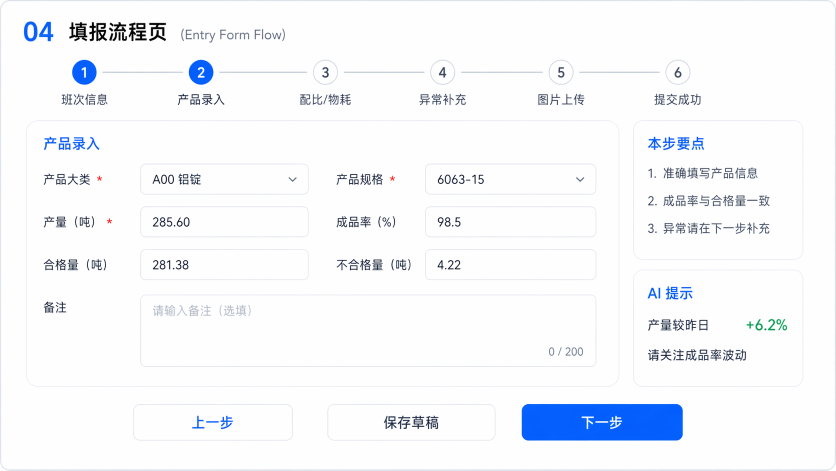
#> input picture docs/ui-reference/highres/04-entry-flow.png, 1672 x 941 px (shown at 1/2 size)
$ python tmp_visual_diff.py --target ../docs/ui-reference/highres/04-entry-flow.png
#> lines starting #> are read from the running program, lines starting #| are printed output that depends on the picture; after the words box and inside, x2 and y2 are one past the last pixel; in counts of white or black regions, pixels touching at a corner belong together
from __future__ import annotations

import argparse
import json
import os
import sys
from dataclasses import dataclass
from pathlib import Path
from typing import Iterable

from PIL import Image, ImageChops, ImageFilter, ImageStat


REFERENCE_UI_TARGET_IMAGE = "C:/Users/xt/Downloads/cb3b60f0-1a5d-43e4-94bc-9d4cf4274aa5.png"
DIFF_THRESHOLD_PERCENT = 10.0
FULL_REFERENCE_CANVAS = (1672, 941)
PIXEL_TOLERANCE = 18


@dataclass(frozen=True)
class TargetPanel:
    module_id: str
    title: str
    screenshot: str
    box: tuple[int, int, int, int]


TARGET_PANELS: tuple[TargetPanel, ...] = (
    TargetPanel("01", "系统总览主视图", "01-review-overview.png", (12, 8, 596, 283)),
    TargetPanel("02", "登录与角色入口", "02-login-role-handoff.png", (606, 8, 955, 283)),
    TargetPanel("03", "独立填报终端首页", "03-entry-terminal.png", (967, 8, 1307, 283)),
    TargetPanel("04", "填报流程页", "04-entry-flow.png", (1317, 8, 1660, 283)),
    TargetPanel("05", "工厂作业看板", "05-factory-board.png", (12, 291, 363, 523)),
    TargetPanel("06", "数据接入与字段映射中心", "06-admin-ingestion.png", (374, 291, 820, 523)),
    TargetPanel("07", "审阅中心", "07-review-tasks.png", (831, 291, 1244, 523)),
    TargetPanel("08", "日报与交付中心", "08-reports.png", (1254, 291, 1660, 523)),
    TargetPanel("09", "质量与告警中心", "09-quality.png", (12, 533, 407, 718)),
    TargetPanel("10", "成本核算与效益中心", "10-cost.png", (418, 533, 820, 718)),
    TargetPanel("11", "AI总大脑中心", "11-brain.png", (831, 533, 1248, 718)),
    TargetPanel("12", "系统运维与可观测", "12-admin-ops.png", (1258, 533, 1660, 718)),
    TargetPanel("13", "权限治理中心", "13-admin-governance.png", (12, 727, 407, 931)),
    TargetPanel("14", "主数据与模板中心", "14-admin-master.png", (418, 727, 764, 931)),
    TargetPanel("15", "响应式录入体验", "15-entry-responsive.png", (775, 727, 1249, 931)),
    TargetPanel("16", "路线图与下一步", "16-review-roadmap.png", (1258, 727, 1660, 931)),
)


def parse_args() -> argparse.Namespace:
    parser = argparse.ArgumentParser(description="Compare generated pages against the full target reference image.")
    parser.add_argument("--module", dest="module_id", default="", help="Only compare one module id, e.g. 01.")
    parser.add_argument("--threshold", dest="threshold_percent", type=float, default=DIFF_THRESHOLD_PERCENT)
    parser.add_argument("--tolerance", dest="pixel_tolerance", type=int, default=PIXEL_TOLERANCE)
    parser.add_argument("--target", default=os.environ.get("REFERENCE_UI_TARGET_IMAGE", REFERENCE_UI_TARGET_IMAGE))
    parser.add_argument("--screenshots", default=str(Path("tmp") / "visual-audit"))
    parser.add_argument("--out", default=str(Path("tmp") / "visual-audit" / "visual-diff-report.json"))
    parser.add_argument("--enforce", action="store_true", default=os.environ.get("VISUAL_DIFF_ENFORCE") == "1")
    return parser.parse_args()


def selected_panels(module_id: str) -> Iterable[TargetPanel]:
    wanted = module_id.strip()
    return (panel for panel in TARGET_PANELS if not wanted or panel.module_id == wanted)


def crop_reference(target: Image.Image, panel: TargetPanel, crop_dir: Path) -> Image.Image:
    crop = target.crop(panel.box).convert("RGB")
    crop_dir.mkdir(parents=True, exist_ok=True)
    crop.save(crop_dir / f"{panel.module_id}-{panel.title}.png")
    return crop


def fit_generated_to_panel(image: Image.Image, size: tuple[int, int]) -> Image.Image:
    image = image.convert("RGB")
    scale = max(size[0] / image.width, size[1] / image.height)
    resized = image.resize((round(image.width * scale), round(image.height * scale)), Image.Resampling.LANCZOS)
    left = max((resized.width - size[0]) // 2, 0)
    # Keep the top of each page because the target panels show the page header and first screen.
    top = 0
    return resized.crop((left, top, left + size[0], top + size[1]))


def mean_color_delta_percent(reference: Image.Image, generated: Image.Image) -> float:
    diff = ImageChops.difference(reference, generated)
    stat = ImageStat.Stat(diff)
    mean = sum(stat.mean) / len(stat.mean)
    return round((mean / 255.0) * 100.0, 2)


def pixel_mismatch_percent(reference: Image.Image, generated: Image.Image, tolerance: int = PIXEL_TOLERANCE) -> float:
    diff = ImageChops.difference(reference.convert("RGB"), generated.convert("RGB")).convert("L")
    mask = diff.point(lambda value: 255 if value > tolerance else 0, mode="L")
    stat = ImageStat.Stat(mask)
    return round((stat.mean[0] / 255.0) * 100.0, 2)


def edge_mask(image: Image.Image) -> Image.Image:
    edges = image.convert("L").filter(ImageFilter.FIND_EDGES)
    return edges.point(lambda value: 255 if value > 18 else 0, mode="L")


def edge_diff_percent(reference: Image.Image, generated: Image.Image) -> float:
    diff = ImageChops.difference(edge_mask(reference), edge_mask(generated))
    stat = ImageStat.Stat(diff)
    return round((stat.mean[0] / 255.0) * 100.0, 2)


def content_occupancy(image: Image.Image) -> float:
    background = Image.new("RGB", image.size, (244, 247, 251))
    diff = ImageChops.difference(image.convert("RGB"), background)
    gray = diff.convert("L")
    mask = gray.point(lambda value: 255 if value > 10 else 0, mode="L")
    stat = ImageStat.Stat(mask)
    return round(stat.mean[0] / 255.0, 4)


def full_pixel_metrics(reference: Image.Image, generated: Image.Image, tolerance: int) -> dict[str, float]:
    return {
        "true_panel_diff_percent": pixel_mismatch_percent(reference, generated, tolerance),
        "mean_color_delta_percent": mean_color_delta_percent(reference, generated),
        "edge_diff_percent": edge_diff_percent(reference, generated),
    }


def compare_panel(
    panel: TargetPanel,
    target: Image.Image,
    screenshot_dir: Path,
    crop_dir: Path,
    generated_dir: Path,
    tolerance: int,
) -> tuple[dict[str, object], Image.Image | None]:
    screenshot_path = screenshot_dir / panel.screenshot
    reference = crop_reference(target, panel, crop_dir)
    if not screenshot_path.exists():
        return {
            "module_id": panel.module_id,
            "title": panel.title,
            "screenshot": str(screenshot_path),
            "threshold_percent": DIFF_THRESHOLD_PERCENT,
            "diff_percent": 100.0,
            "true_panel_diff_percent": 100.0,
            "status": "fail",
            "error": "missing screenshot",
        }, None

    generated = fit_generated_to_panel(Image.open(screenshot_path), reference.size)
    generated_dir.mkdir(parents=True, exist_ok=True)
    generated_path = generated_dir / f"{panel.module_id}-{panel.title}.png"
    generated.save(generated_path)
    metrics = full_pixel_metrics(reference, generated, tolerance)
    diff = metrics["true_panel_diff_percent"]
    return {
        "module_id": panel.module_id,
        "title": panel.title,
        "target_crop": str(crop_dir / f"{panel.module_id}-{panel.title}.png"),
        "generated_panel": str(generated_path),
        "screenshot": str(screenshot_path),
        "threshold_percent": DIFF_THRESHOLD_PERCENT,
        "diff_percent": diff,
        **metrics,
        "status": "pass" if diff <= DIFF_THRESHOLD_PERCENT else "fail",
        "error": "" if diff <= DIFF_THRESHOLD_PERCENT else f"diff {diff}% exceeds threshold",
    }, generated


def main() -> int:
    args = parse_args()
    target_path = Path(args.target)
    screenshot_dir = Path(args.screenshots)
    out_path = Path(args.out)
    crop_dir = out_path.parent / "target-crops"
    generated_dir = out_path.parent / "generated-panels"
    threshold = float(args.threshold_percent)
    tolerance = int(args.pixel_tolerance)

    target = Image.open(target_path).convert("RGB")
#> target is the input picture: PIL image 1672x941 RGB; mean R, G, B 245, 247, 250.6
    if target.size != FULL_REFERENCE_CANVAS:
        raise ValueError(f"target image size {target.size} does not match {FULL_REFERENCE_CANVAS}")

    rows = []
    panels = list(selected_panels(args.module_id))
    generated_canvas = target.copy()
    for panel in panels:
        row, generated_panel = compare_panel(panel, target, screenshot_dir, crop_dir, generated_dir, tolerance)
#> in crop_reference, `crop = target.crop(panel.box).convert("RGB")`:
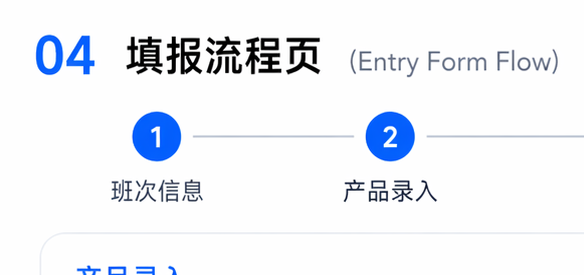
#> crop: PIL image 584x275 RGB; mean R, G, B 238.1, 241.1, 246.4
#> row = {'module_id': '01', 'title': '系统总览主视图', 'screenshot': 'tmp/visual-audit/01-review-overview.png', 'threshold_percent': 10, 'diff_percent': 100, 'true_panel_diff_percent': 100, 'status': 'fail', 'error': 'missing screenshot'}
        if generated_panel is not None:
            generated_canvas.paste(generated_panel, panel.box[:2])
        row["threshold_percent"] = threshold
        row["status"] = "pass" if float(row["diff_percent"]) <= threshold else "fail"
        if row["status"] == "fail" and not row.get("error"):
            row["error"] = f"diff {row['diff_percent']}% exceeds threshold"
        rows.append(row)

    failed = [row for row in rows if row["status"] != "pass"]
    generated_canvas_path = out_path.parent / "generated-full-reference.png"
    generated_canvas.save(generated_canvas_path)
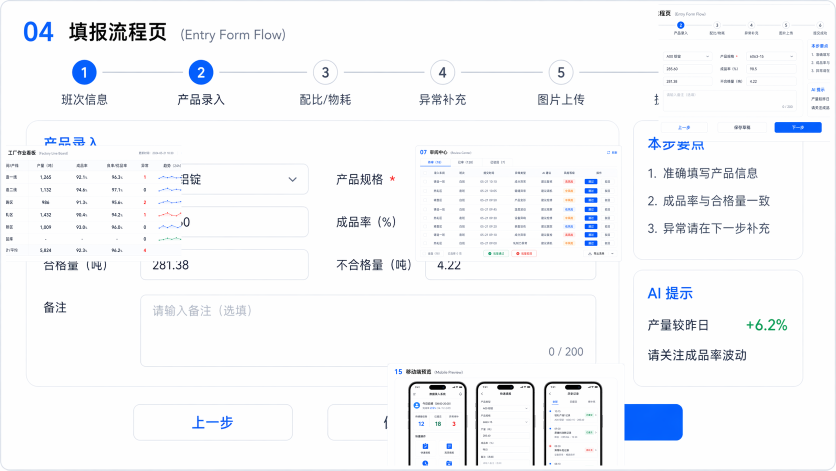
#> saved as generated-full-reference.png: PIL image 1672x941 RGB (shown at 1/2 size); mean R, G, B 245.2, 246.7, 249.3
    full_canvas_diff_percent = pixel_mismatch_percent(target, generated_canvas, tolerance)
#> in pixel_mismatch_percent (call 5), `diff = ImageChops.difference(reference.convert("RGB"), generated.conve..`:
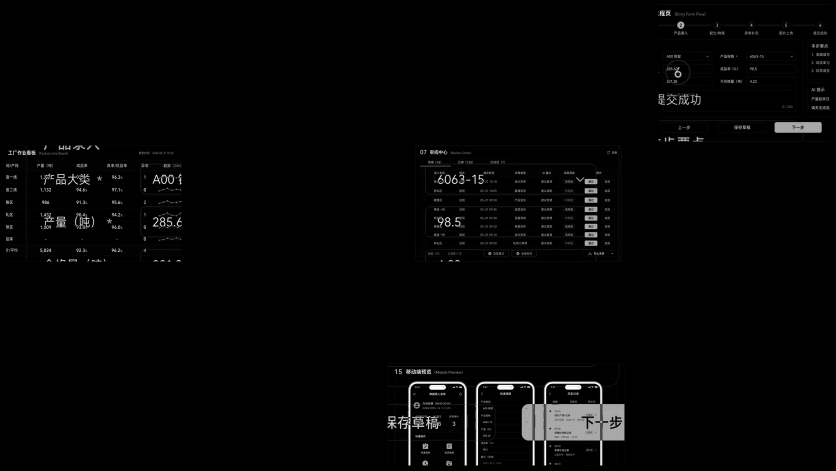
#> diff: PIL image 1672x941 L (shown at 1/2 size); min 0, max 255, mean 4.7
#> in pixel_mismatch_percent (call 5), `mask = diff.point(lambda value: 255 if value > tolerance else 0, mode=..`:
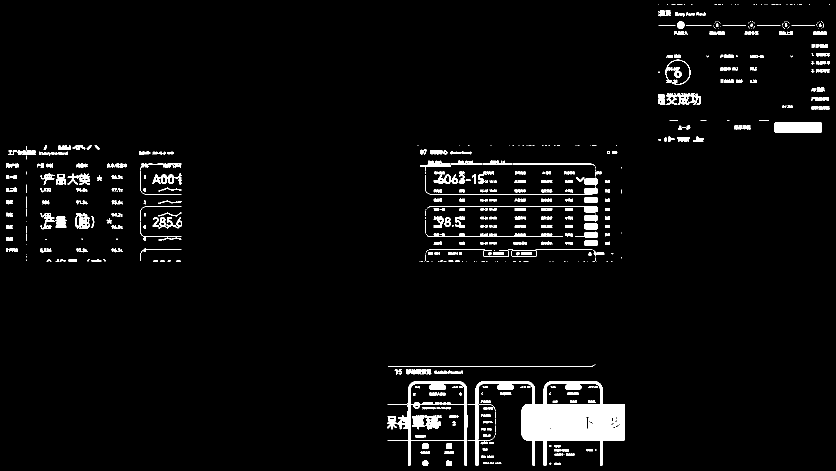
#> mask: PIL image 1672x941 L (shown at 1/2 size); 3.7% white; 572 white regions (229 under 20 px), largest, box (x1, y1, x2, y2) and area: (935, 762, 1249, 931) 18448, (775, 762, 935, 931) 3195, (1549, 244, 1644, 266) 2072
    report = {
        "target_image": str(target_path),
        "generated_full_reference": str(generated_canvas_path),
        "screenshot_dir": str(screenshot_dir),
        "threshold_percent": threshold,
        "pixel_tolerance": tolerance,
        "module_id": args.module_id or "all",
        "enforced": bool(args.enforce),
        "summary": {
            "total": len(rows),
            "failed": len(failed),
            "full_canvas_diff_percent": full_canvas_diff_percent,
            "max_diff_percent": max((float(row["diff_percent"]) for row in rows), default=0.0),
        },
        "results": rows,
    }
    out_path.parent.mkdir(parents=True, exist_ok=True)
    out_path.write_text(json.dumps(report, ensure_ascii=False, indent=2), encoding="utf-8")

    print(json.dumps(report["summary"], ensure_ascii=False))
    if args.enforce and failed:
        for row in failed:
            print(f"{row['module_id']} {row['title']}: {row['error']}", file=sys.stderr)
        return 1
    return 0


if __name__ == "__main__":
    raise SystemExit(main())
#> (the program exits here)
